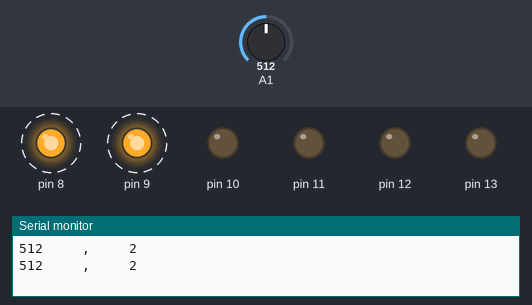
The sketch below on a simulated Arduino Uno, built with avr-gcc and run on an emulated ATmega328P. On the bench: output pins drawn as LEDs (lit = HIGH), the last lines printed to the serial monitor. Dashed ring = blinking. The test bench sets the inputs (shaded band); at power-on: A1 = 512.

Above: at 2.3 s.
2.4 s: A1 set to 598
5.9 s: A1 set to 622
At 6.9 s:
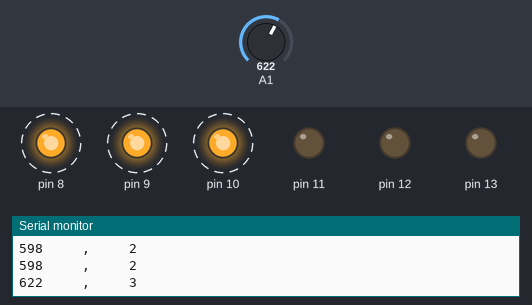
10.9 s: A1 set to 800
14.4 s: A1 set to 830
At 15.9 s:
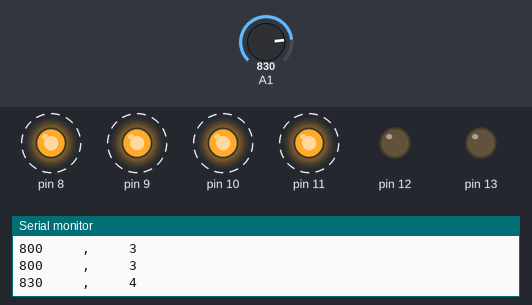
19.4 s: A1 set to 1007
22.9 s: A1 set to 1023
At 24.9 s:
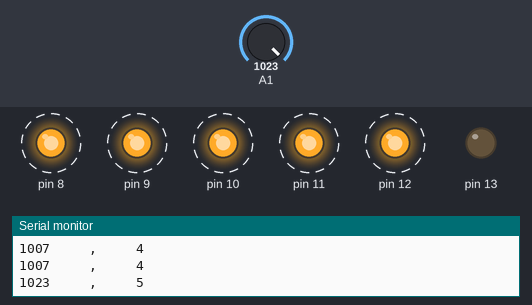
Timing chart, 0 to 28.9 s (numbered marks = the images above; inputs shaded):
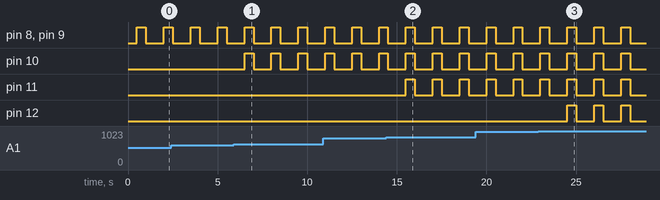

Measured:
- the behaviour switches between 613 and 614 on A1 (found by bisection; images 0 and 1)
- the behaviour switches between 818 and 819 on A1 (found by bisection; images 1 and 2)
- the behaviour switches between 1022 and 1023 on A1 (found by bisection; images 2 and 3)
- after the input at 5.9 s, pin 10: alternates HIGH for 0.50 s and LOW for 1.0 s, starting after 0.60 s
- after the input at 14.4 s, pin 11: alternates HIGH for 0.50 s and LOW for 1.0 s, starting after 1.1 s
- after the input at 22.9 s, pin 12: alternates HIGH for 0.50 s and LOW for 1.0 s, starting after 1.6 s
- by itself, pin 8, pin 9: alternates HIGH for 0.50 s and LOW for 1.0 s

The sketch:

sketch_jun19c.ino
```cpp
int a,b,j;
void setup() {
  for(j=8;j<=13;j++)
  pinMode(j,OUTPUT);
  pinMode(A1,INPUT);
  Serial.begin(9600);
  // put your setup code here, to run once:

}

void loop() {
   a=analogRead(A1);
  Serial.print(a);
  b=map(a,0,1023,0,5);
  Serial.print("     ,     ");
  Serial.println(b);
  delay(500);
  if(b==1)
  {
    digitalWrite(8,1);
    digitalWrite(13,0);
    delay(500);
    digitalWrite(8,0);
    digitalWrite(13,0);
    delay(500);
  }
  else
  if(b==2)
  {
    for(j=0;j<b;j++)
    digitalWrite(8+j,1);
    digitalWrite(13,0);
    delay(500);
    for(j=0;j<b;j++)
    digitalWrite(8+j,0);
    digitalWrite(13,0);
    delay(500);
  }
  else
  if(b==3)
  {
    for(j=0;j<b;j++)
    digitalWrite(8+j,1);
    digitalWrite(13,0);
    delay(500);
    for(j=0;j<b;j++)
    digitalWrite(8+j,0);
    digitalWrite(13,0);
    delay(500);
  }
  else
  if(b==4)
  {
    for(j=0;j<b;j++)
    digitalWrite(8+j,1);
    digitalWrite(13,0);
    delay(500);
    for(j=0;j<b;j++)
    digitalWrite(8+j,0);
    digitalWrite(13,0);
    delay(500);
  }

  else
  if(b==5)
  {
    for(j=0;j<b;j++)
    digitalWrite(8+j,1);
    digitalWrite(13,0);
    delay(500);
    for(j=0;j<b;j++)
    digitalWrite(8+j,0);
    digitalWrite(13,0);
    delay(500);
  }
  else { Serial.println(",");}
  // put your main code here, to run repeatedly:

}
```
